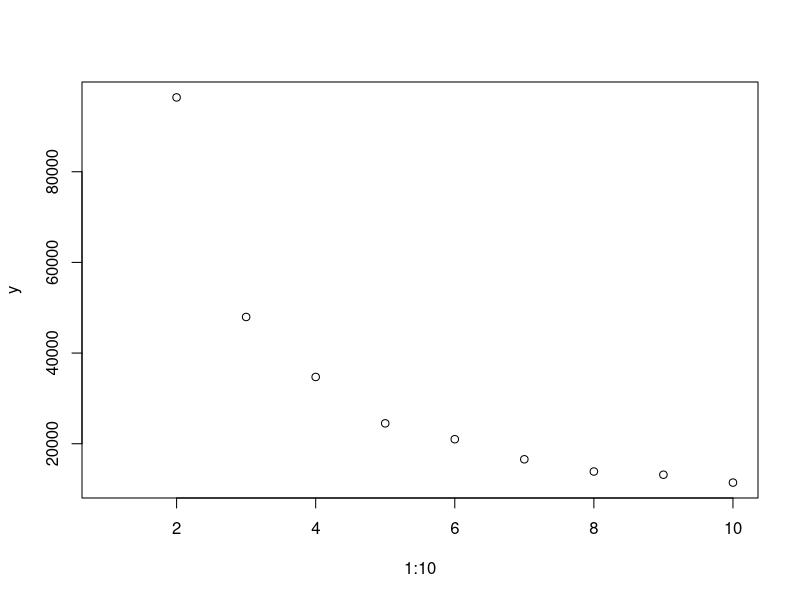
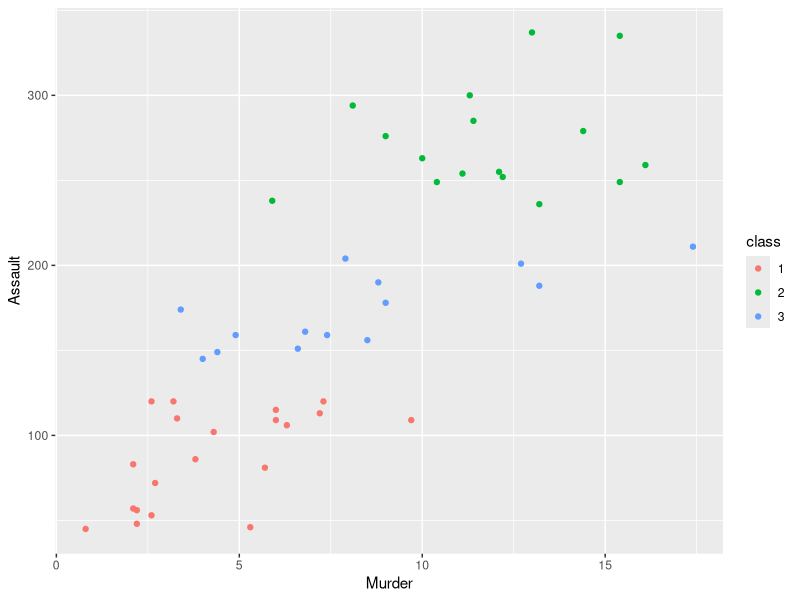
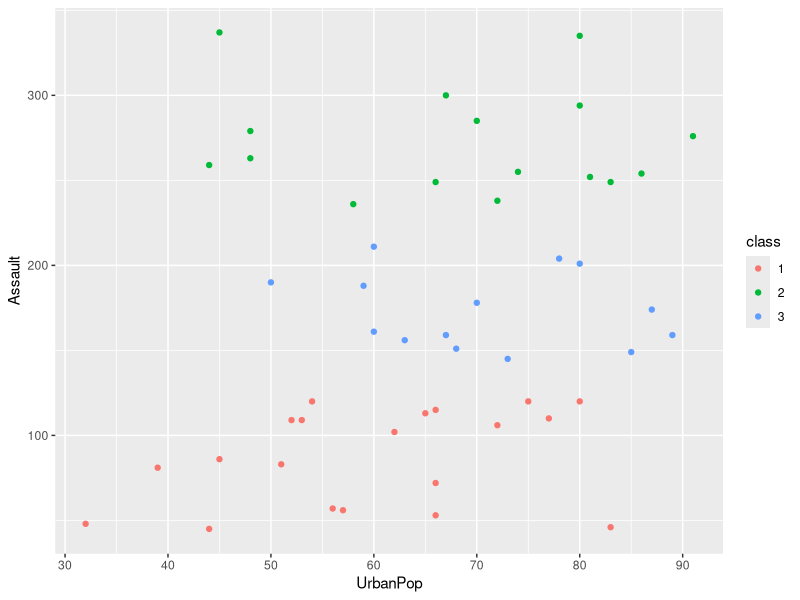
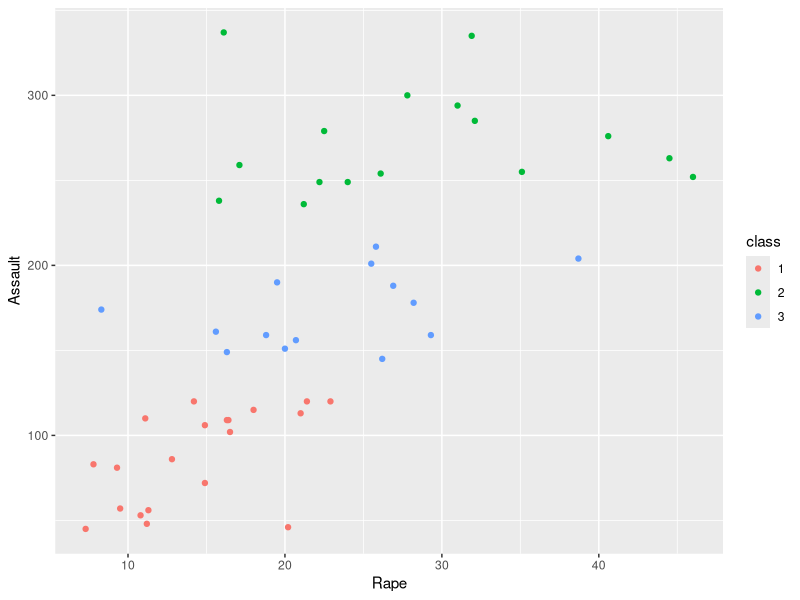
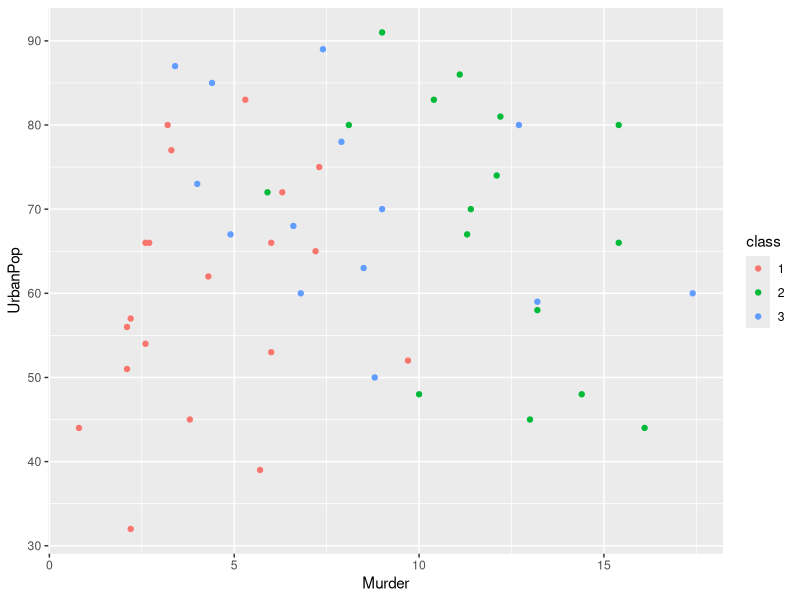
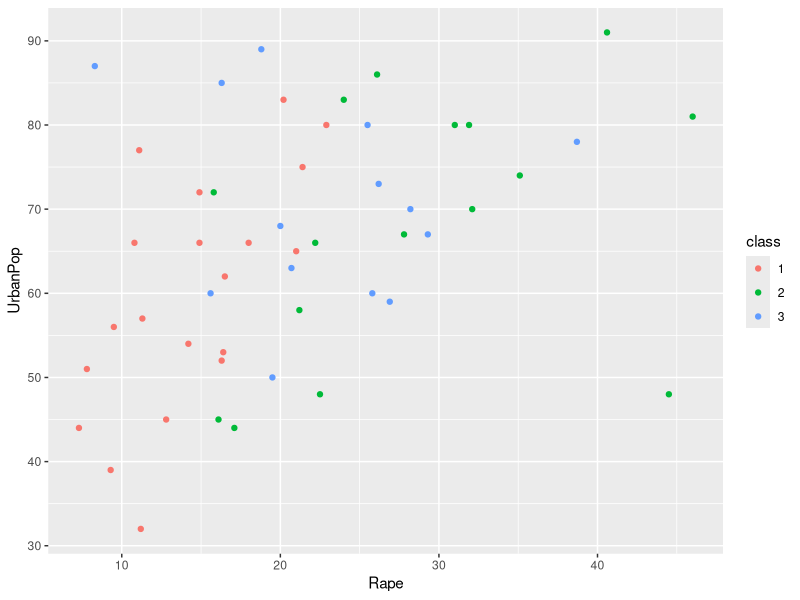
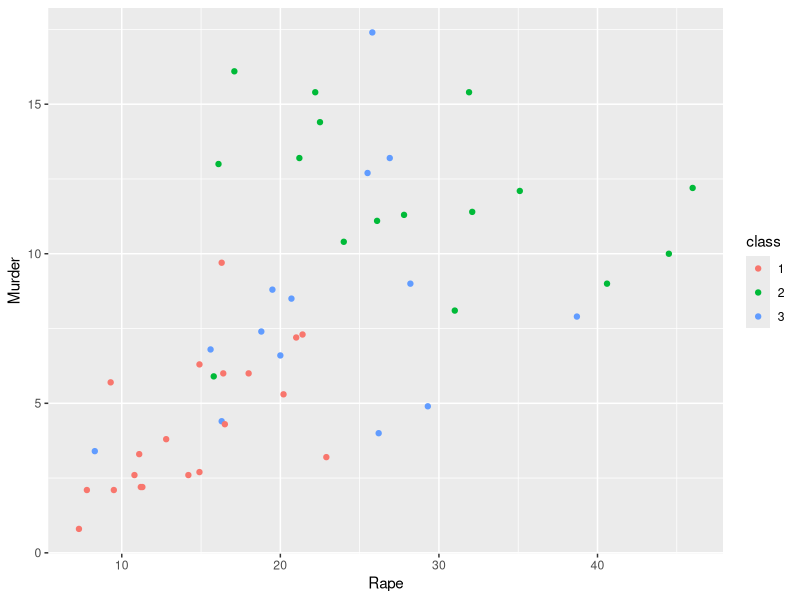
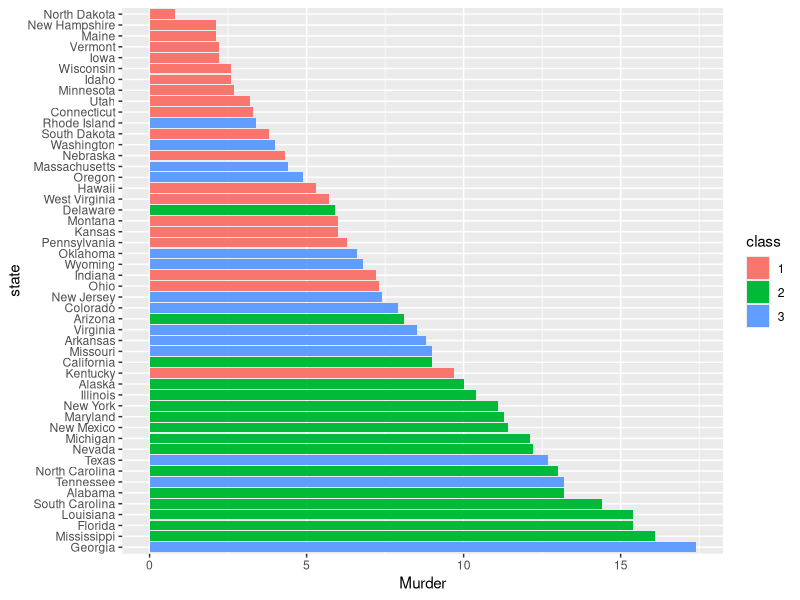

The R source for these figures, in order:
rm(list = ls())
# USArrests
# class(USArrests)
# colnames(USArrests)

y =rep(NA, 10)
for(i in 2:10){
  mKmeans <- kmeans(x = data.matrix(USArrests), centers = i)
  y[i] =  mKmeans$tot.withinss
}

plot(1:10, y)


library(forcats)
mKmeans <- kmeans(x = data.matrix(USArrests), centers = 3)
USArrests$class <- factor(mKmeans$cluster)
USArrests$state <- fct_infreq(f = rownames(USArrests), w = USArrests$Assault)

factor(rownames(USArrests),
       labels = rownames(USArrests),
       # levels = USArrests$Murder,
       ordered = TRUE)

library(ggplot2)


ggplot(USArrests) +
  geom_point(aes(y=Assault, x = Murder, colour = class))

ggplot(USArrests) +
  geom_point(aes(y=Assault, x = UrbanPop, colour = class))

ggplot(USArrests) +
  geom_point(aes(y=Assault, x = Rape, colour = class))


ggplot(USArrests) +
  geom_point(aes(y=UrbanPop, x = Murder, colour = class))

ggplot(USArrests) +
  geom_point(aes(y=UrbanPop, x = Rape, colour = class))

ggplot(USArrests) +
  geom_point(aes(y=Murder, x = Rape, colour = class))



USArrests$state <- fct_infreq(f = rownames(USArrests), w = USArrests$Murder)
ggplot(USArrests) +
  geom_col(aes(y=state, x = Murder, fill=class,group = class))

USArrests$state <- fct_infreq(f = rownames(USArrests), w = USArrests$Assault)
ggplot(USArrests) +
  geom_col(aes(y=state, x = Assault, fill=class,group = class))

USArrests$state <- fct_infreq(f = rownames(USArrests), w = USArrests$UrbanPop)
ggplot(USArrests) +
  geom_col(aes(y=state, x = UrbanPop, fill=class,group = class))

USArrests$state <- fct_infreq(f = rownames(USArrests), w = USArrests$Rape)
ggplot(USArrests) +
  geom_col(aes(y=state, x = Rape, fill=class,group = class))
